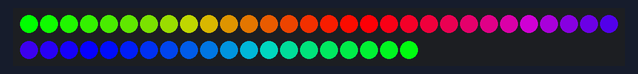
Simulated run of this sketch. Board: Arduino Uno, built with avr-gcc and run on an emulated ATmega328P. Parts: 50 RGB LEDs in strip order, left to right, continuing on the next row.

Above: at 0.15 s.
At 5.02 s:
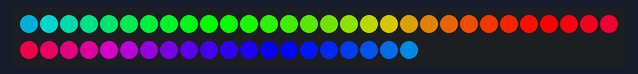
At 10.2 s:
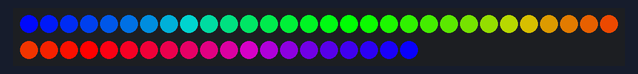
At 19.94 s:
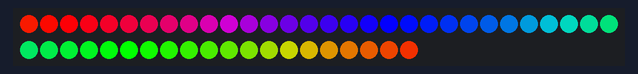
At 29.69 s:
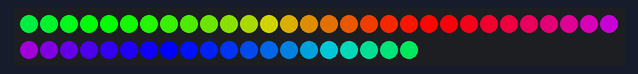
At 39.73 s:
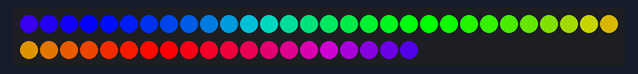

The sketch:

tapeled.ino
```cpp
#include <Adafruit_NeoPixel.h>

#define PIN 6
#define LED_NUM 50  //LEDの数

Adafruit_NeoPixel ledtape = Adafruit_NeoPixel(LED_NUM, PIN, NEO_GRB + NEO_KHZ800);

void setup()
{
  ledtape.begin();
  ledtape.show();
}

void loop()
{
  uint16_t i, j;
  for(j = 0; j < 256; j++)
  {
    for(i = 0; i < ledtape.numPixels(); i++)
    {
      ledtape.setPixelColor(i, rotateColor(
        ((i * 256 / ledtape.numPixels()) + j) & 255)
      );
    }
    ledtape.show();
    delay(20);
  }
}

//RGBの色の移り変わり関数
uint32_t rotateColor(byte WheelPos)
{
  if(WheelPos < 85)
  {
    return ledtape.Color(WheelPos * 3, 255 - WheelPos * 3, 0);
  }
  else if(WheelPos < 170)
  {
    WheelPos -= 85;
    return ledtape.Color(255 - WheelPos * 3, 0, WheelPos * 3);
  }
  else
  {
    WheelPos -= 170;
    return ledtape.Color(0, WheelPos * 3, 255 - WheelPos * 3);
  }
}
```
